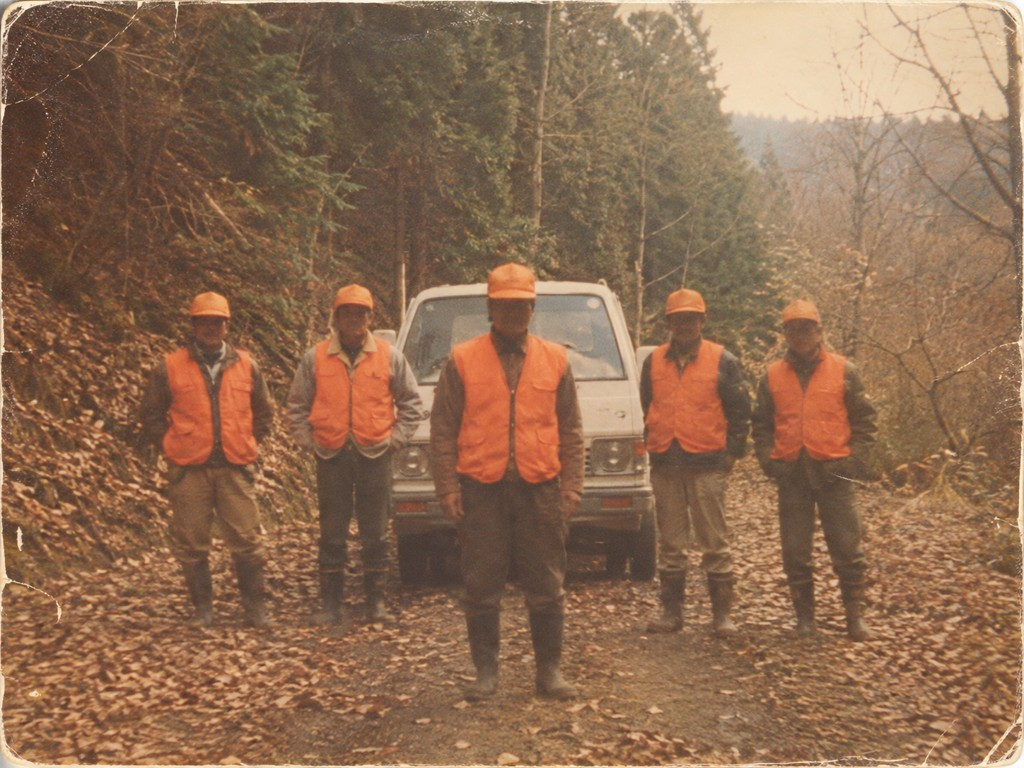
#> input picture assets/tex/lived_photo.jpg, 1024 x 768 px, given in place of full_c3.png, which was not available
$ python compose.py
#> lines starting #> are read from the running program, lines starting #| are printed output that depends on the picture
### blender/interview/iv/riso.py
# numpy port of godot/shaders/riso2.gdshader (look=0, the dusk/day print) for concept frames.
# usage: riso.py in.png out.png [exposure] [flat]
import sys, numpy as np
from PIL import Image, ImageFilter
PAPER = np.array([0.945, 0.925, 0.875]); INK_A = np.array([0.0, 0.47, 0.75]); INK_B = np.array([1.0, 0.424, 0.184])
def luma(c): return c[...,0]*0.299 + c[...,1]*0.587 + c[...,2]*0.114
def sstep(a, b, x): t = np.clip((x-a)/(b-a), 0, 1); return t*t*(3-2*t)
def coverage(c):
    L = np.clip(luma(c), 0, 1); mx = c.max(-1) + 1e-4
    warm = np.clip((c[...,0]-c[...,2])/mx, 0, 1); cold = np.clip((c[...,2]-c[...,0])/mx, 0, 1)
    d = 1 - L
    a = sstep(0.36, 0.86, d); a = a + cold*0.45*(1-a); a = a*(1 - 0.55*warm*sstep(0.08, 0.5, L))
    b = np.clip(warm*1.15, 0, 1)*(0.55 + 0.40*sstep(0.04, 0.4, L)); b = b*(1 - 0.55*sstep(0.35, 0.75, L))
    deep = sstep(0.84, 0.975, d); b = b + deep*0.92*(1-b)
    return np.clip(a, 0, 1), np.clip(b, 0, 1)
def dots(h, w, angle, cell, off=(0, 0)):
    y, x = np.mgrid[0:h, 0:w].astype(np.float32); x += off[0]; y += off[1]
    t = np.radians(angle); u = (x*np.cos(t) + y*np.sin(t))/cell; v = (-x*np.sin(t) + y*np.cos(t))/cell
    fu = u - np.floor(u) - 0.5; fv = v - np.floor(v) - 0.5
    r = np.sqrt(fu*fu + fv*fv)/0.7071
    return 1 - r   # 1 at the dot centre
def srgb2lin(x): return np.where(x <= 0.04045, x/12.92, ((x+0.055)/1.055)**2.4)
def lin2srgb(x): x = np.clip(x, 0, 1); return np.where(x <= 0.0031308, x*12.92, 1.055*x**(1/2.4)-0.055)
def scan(c): return c/(1 + 0.55*c)
def print_frame(img, exposure=1.3, seed=1, cell=3.6, flat=False, grain=0.16, lift=0.0, day=False):
    rgb = (np.asarray(img.convert('RGB')).astype(np.float32)/255)
    h, w = rgb.shape[:2]; k = h/1080
    soft = (np.asarray(img.convert('RGB').filter(ImageFilter.GaussianBlur(1.0*k))).astype(np.float32)/255)
    c = scan((rgb*0.5 + soft*0.5)*exposure)
    a, b = coverage(c)
    if lift: a = np.clip((a - lift)/(1 - lift), 0, 1)   # 昼：薄い青を紙の白に返す
    if day:
        # 昼の刷り：障子の白（約234）だけを紙にして、その下の淡い影（葉の影など）から薄い網点を置く
        Lr = np.clip(luma(rgb*0.5 + soft*0.5), 0, 1)
        d = 1 - Lr; a = 0.30*sstep(0.06, 0.28, d) + 0.70*sstep(0.38, 0.92, d)   # 淡い影は薄い網点、壁の中間は白寄り、暗い所だけ濃く
    rng = np.random.default_rng(seed)
    mis = np.array([-3.0, 2.0])*k
    cellk = max(cell*k, 3.0)
    if flat:
        # the flattened room: no screen, three flat inks (paper / blue / teal), like a cut-out background
        tint = ((1 - dots(h, w, 15, cellk)) < 0.30).astype(np.float32)
        A = np.where(a > 0.55, 1.0, np.where(a > 0.03, tint, 0.0)).astype(np.float32)
        bb = np.roll(np.roll(b, int(round(mis[1])), 0), int(round(mis[0])), 1)
        tintb = ((1 - dots(h, w, 75, cellk*1.05, mis)) < 0.30).astype(np.float32)
        B = np.where(bb > 0.6, 1.0, np.where(bb > 0.25, tintb, 0.0)).astype(np.float32)
    else:
        g1 = (rng.random((h, w)) - 0.5)*grain; g2 = (rng.random((h, w)) - 0.5)*grain
        bb = np.roll(np.roll(b, int(round(mis[1])), 0), int(round(mis[0])), 1)
        A = ((1 - dots(h, w, 15, cellk) + g1) < a) & (a > 0.02)
        B = ((1 - dots(h, w, 75, cellk*1.05, mis) + g2) < bb) & (bb > 0.02)
        A = A.astype(np.float32); B = B.astype(np.float32)
    pap = PAPER*(0.975 + 0.025*rng.random((h, w, 1)))
    o = pap*(1 - A[..., None]*0.95*(1-INK_A))*(1 - B[..., None]*0.95*(1-INK_B))
    return Image.fromarray((np.clip(o, 0, 1)*255).astype(np.uint8))
# [4 lines that do not run on import are left out]

### blender/interview/iv/compose.py
# concept frames for the third interview: the room goes flat into the visual-novel type, made of the same paper and inks
import sys, numpy as np
from PIL import Image, ImageDraw, ImageFont, ImageFilter
sys.path.insert(0, '/home/claude/work/iv')
from riso import print_frame, dots, PAPER, INK_A, INK_B
import os; D = os.path.dirname(os.path.abspath(__file__)) + '/'; F = os.path.join(D, '..', '..', '..', 'godot', 'fonts') + '/'
W, H = 1920, 1080; k = 1.0
MIS = (-3, 2)
def font(name, size): return ImageFont.truetype(F + name, size)
SHIP = 'ShipporiMinchoB1-SemiBold.ttf'; SHIPM = 'ShipporiMinchoB1-Medium.ttf'; BIZ = 'BIZUDMincho-Bold.ttf'; DOT = 'DotGothic16-Regular.ttf'

class Sheet:
    """an RGB print plus two plate masks we can keep inking into"""
    def __init__(self, img): self.rgb = np.asarray(img.convert('RGB')).astype(np.float32) / 255
    # [4 lines left out: function paper, not called in this run]
    def ink(self, mask, plate, density=0.95):
        m = np.asarray(mask).astype(np.float32) / 255
        if plate == 'b': m = np.roll(np.roll(m, MIS[1], 0), MIS[0], 1)
        ink = INK_A if plate == 'a' else INK_B
        self.rgb *= 1 - (m * density)[..., None] * (1 - ink)
    def tint(self, mask, plate, cover):
        m = np.asarray(mask).astype(np.float32) / 255
        off = MIS if plate == 'b' else (0, 0)
        d = dots(H, W, 15 if plate == 'a' else 75, 3.6 * (1.05 if plate == 'b' else 1), off)
        self.ink(Image.fromarray(((m > 0.5) & ((1 - d) < cover)).astype(np.uint8) * 255), plate)
    def img(self): return Image.fromarray((np.clip(self.rgb, 0, 1) * 255).astype(np.uint8))

def mask(): return Image.new('L', (W, H), 0)
# [7 lines left out: function text_mask, not called in this run]
def teal_text(sh, xy, s, f, anchor='la', sx=1.0):
    m = text_mask(xy, s, f, anchor, sx); sh.ink(m, 'a'); sh.ink(m, 'b')
def blue_text(sh, xy, s, f, anchor='la', sx=1.0):
    sh.ink(text_mask(xy, s, f, anchor, sx), 'a')
# [4 lines left out: function strike, not called in this run]
def rect_mask(box):
    m = mask(); ImageDraw.Draw(m).rectangle(box, fill=255); return m
# [11 lines left out: functions card, label, not called in this run]

def person_cutout():
    p = Image.open(D + 'full_f.png').convert('RGBA')
    a = p.split()[3]
    pr = print_frame(Image.alpha_composite(Image.new('RGBA', p.size, (240, 236, 224, 255)), p).convert('RGB'), 1.0)
    margin = a.filter(ImageFilter.MaxFilter(23))
    return pr, a, margin

# [22 lines left out: function window, not called in this run]

# ---- frame 2: the room has gone flat
bg = Image.open(D + 'full_c3.png').convert('RGB')
#> bg is the input picture: PIL image 1024x768 RGB; mean R, G, B 142.6, 108.2, 82.4
sh = Sheet(print_frame(bg, 1.0))
#> in sstep (call 5), `t = np.clip((x - a) / (b - a), 0, 1)`: t: shape (768, 1024) float32; every value is 0
#> in print_frame, `A = ((1 - dots(h, w, 15, cellk) + g1) < a) & (a > 0.02)`:
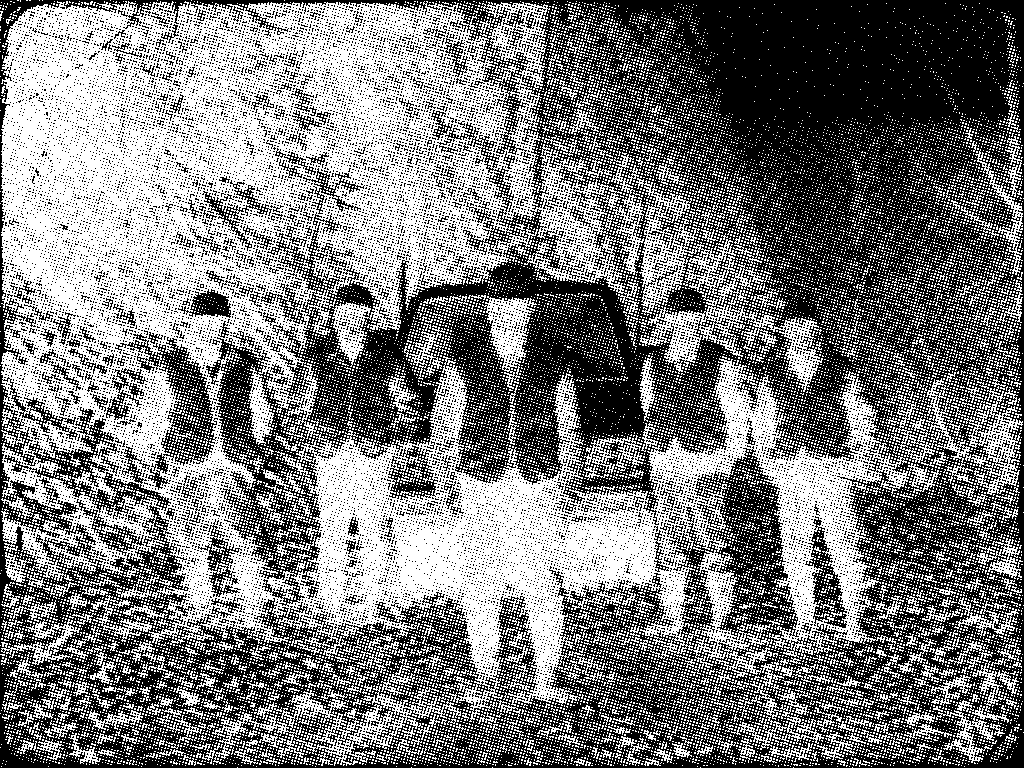
#> A: shape (768, 1024) bool; 48.4% white in thin lines or dots
#> in print_frame, `B = ((1 - dots(h, w, 75, cellk*1.05, mis) + g2) < bb) & (bb > 0.02)`: B: shape (768, 1024) bool; 23.5% white in thin lines or dots
#> in print_frame, `A = A.astype(np.float32)`: A: shape (768, 1024) float32; values 0 (black) and 1 (white), 48.4% white in thin lines or dots
#> in print_frame, `B = B.astype(np.float32)`: B: shape (768, 1024) float32; values 0 (black) and 1 (white), 23.5% white in thin lines or dots
pr, a, margin = person_cutout()
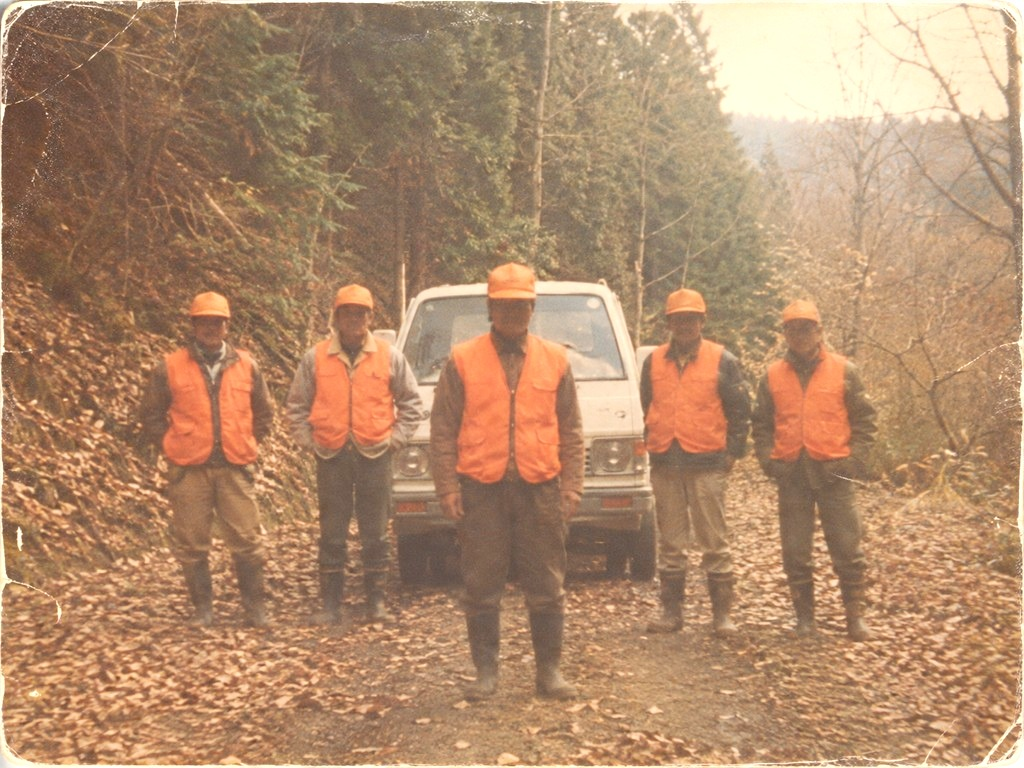
#> input picture assets/tex/lived_photo_lift.jpg, 1024 x 768 px, given in place of full_f.png, which was not available
#> in person_cutout, `a = p.split()[3]`: a: PIL image 1024x768 L; every value is 255
#> in coverage (call 2), `warm = np.clip((c[..., 0] - c[..., 2]) / mx, 0, 1)`:
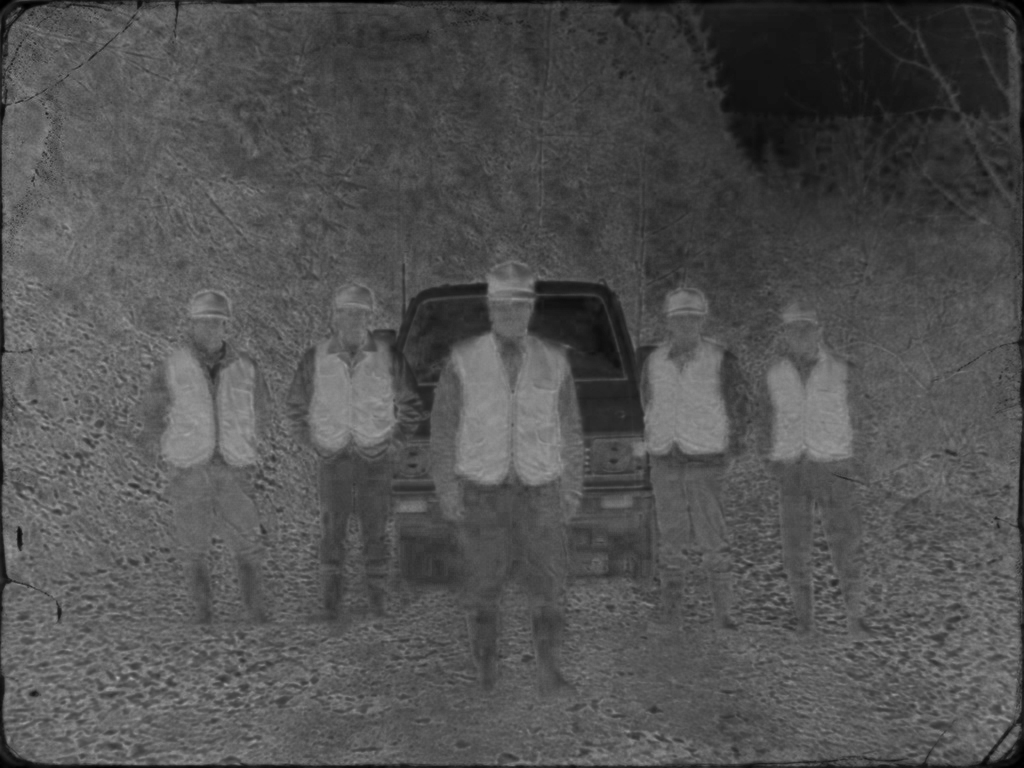
#> warm: shape (768, 1024) float32; min 0, max 0.688, mean 0.319
#> in coverage (call 2), `d = 1 - L`:
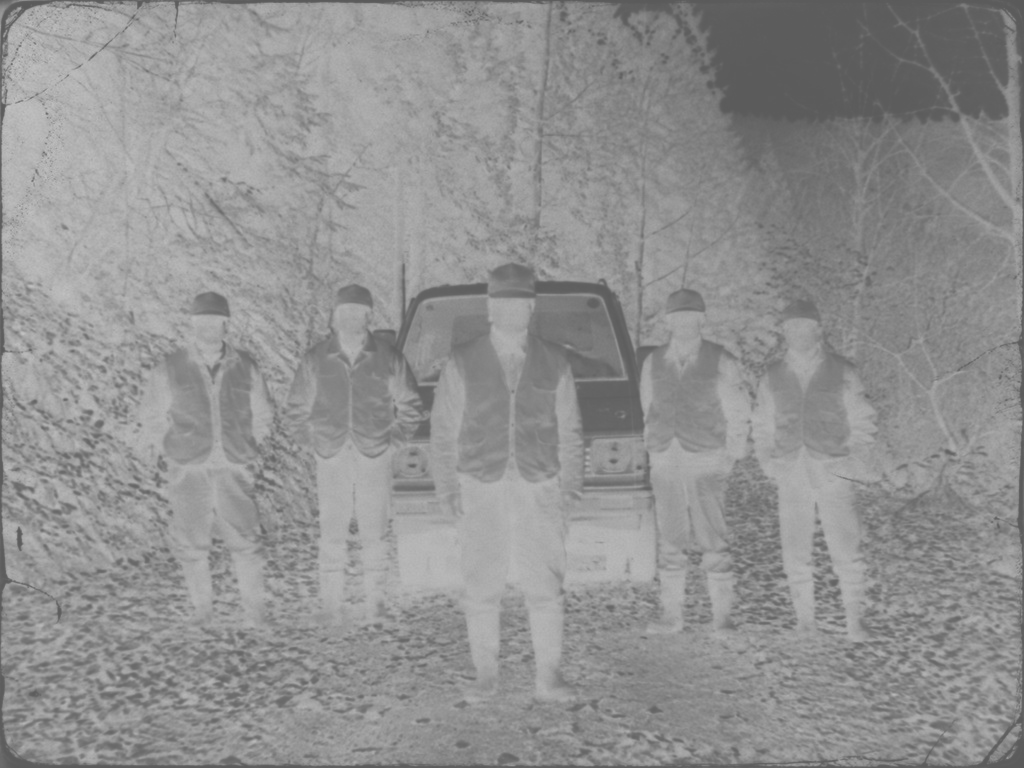
#> d: shape (768, 1024) float32; min 0.355, max 0.767, mean 0.569
#> in sstep (call 6), `return t * t * (3 - 2 * t)`:
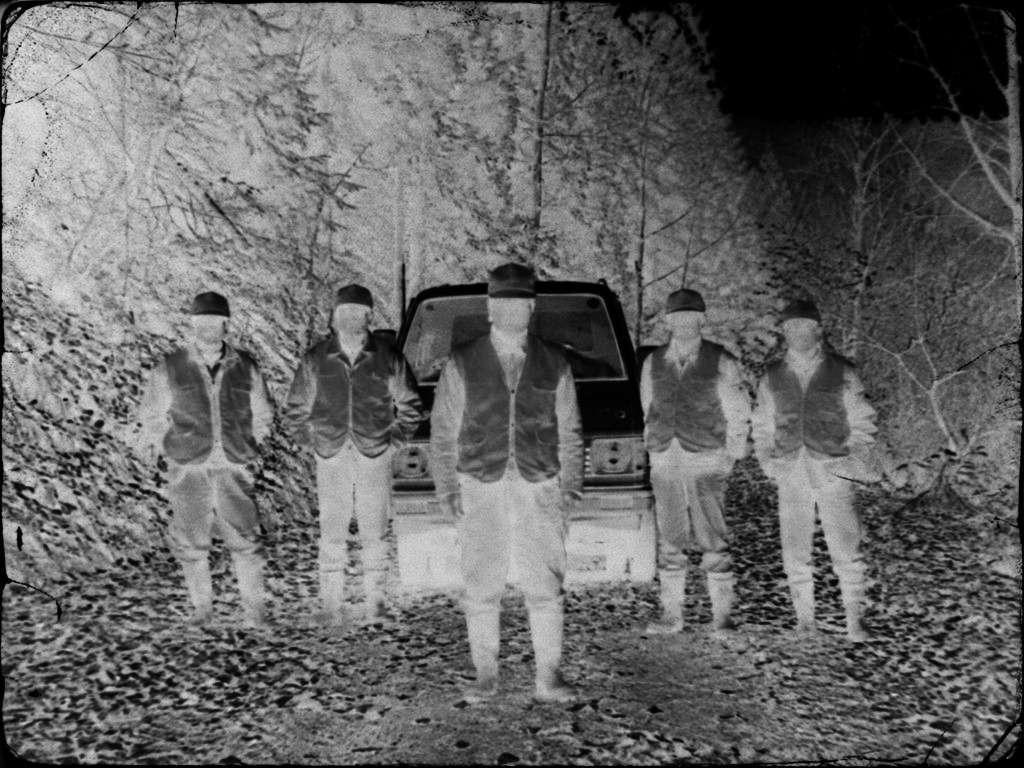
#> returned value: shape (768, 1024) float32; min 0, max 0.909, mean 0.397
sc_ = 0.8
pr = pr.resize((int(pr.width * sc_), int(pr.height * sc_)), Image.LANCZOS)
a = a.resize(pr.size, Image.LANCZOS); margin = margin.resize(pr.size, Image.LANCZOS)
# cut-out: paper margin + blue tint shadow, then the printed figure
px, py = (W - pr.width) // 2, 1000 - int(pr.height * 0.80)
#> px = 550; py = 509
mm = Image.new('L', (W, H), 0); mm.paste(margin, (px, py))
sh_m = Image.new('L', (W, H), 0); sh_m.paste(margin, (px + 14, py + 12))
sh.tint(sh_m, 'a', 0.38)
#> (the run stopped early here; a loop or call above may not have finished)
